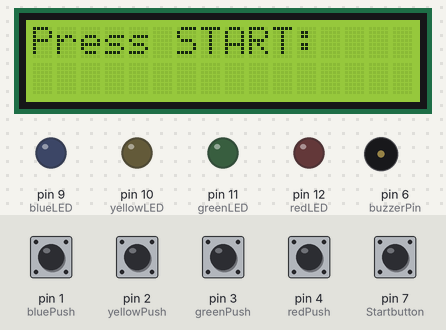
Bench run of a sketch on a simulated Arduino Uno, built with avr-gcc and run on an emulated ATmega328P. On the bench: 16×2 character LCD, output pins drawn as LEDs (lit = HIGH), buzzer (waves = sounding). Inputs (shaded band) come from the test bench; at power-on: pin 1 (bluePush), pin 2 (yellowPush), pin 3 (greenPush), pin 4 (redPush), pin 7 (Startbutton) HIGH. Random numbers use the default seed unless the sketch sets one.

Above: at 3.2 s.
3.3 s: pin 7 (Startbutton) pulled LOW for 0.15 s
At 6.2 s:
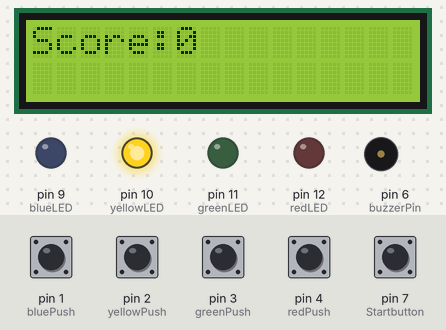
6.4 s: pin 2 (yellowPush) pulled LOW for 0.15 s
At 7.9 s:
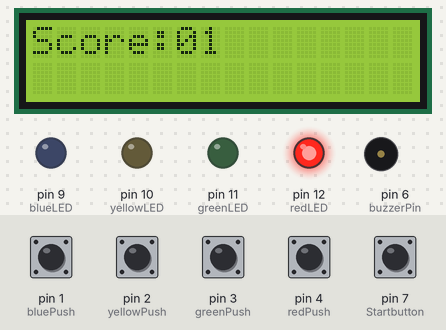
8.1 s: pin 4 (redPush) pulled LOW for 0.15 s
At 9.5 s:
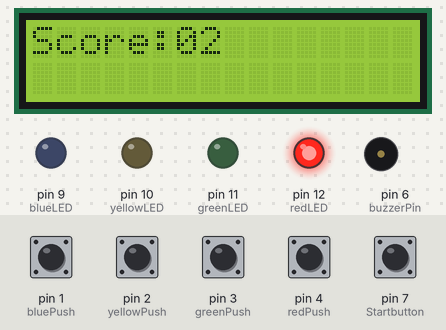
9.8 s: pin 1 (bluePush) pulled LOW for 1 s
At 12.1 s:
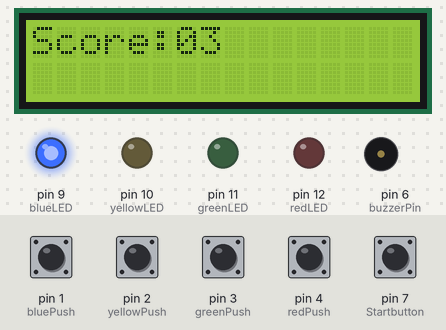
12.4 s: pin 2 (yellowPush) pulled LOW for 1 s
At 15.6 s:
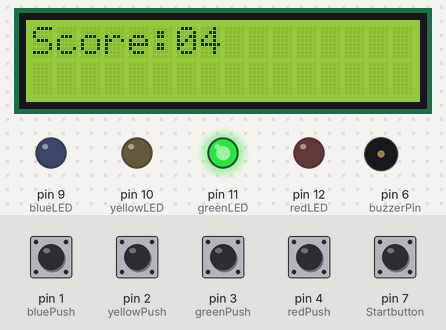
15.9 s: pin 3 (greenPush) pulled LOW for 0.15 s
At 34.8 s:
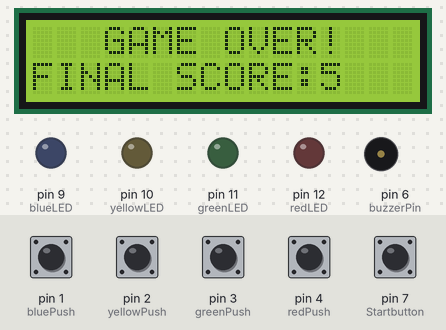
Timing chart, 0 to 36.3 s (numbered marks = the images above; inputs shaded):
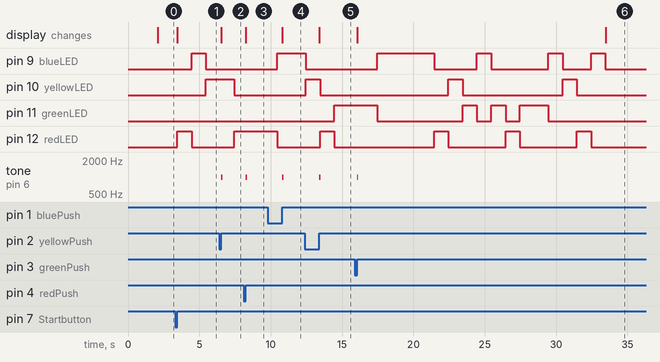

The sketch:

whack_a_mole.ino
```cpp
#include <LiquidCrystal_I2C.h>
int Startbutton=7;
int redPush=4;
int greenPush=3;
int yellowPush=2;
int bluePush=1;
int blueLED=9;       //4
int yellowLED=10;   //3
int greenLED=11;   //2
int redLED=12;   //1
int buzzerPin=6;
LiquidCrystal_I2C lcd(0x27,16,2);
int state=0;   //IDLE->0,Game Running->1, Game Over->2
unsigned long DURATION=30000, MOLE_dur=1000;
unsigned long StartTime;
int score=0;
unsigned long currentTime,prevTime;
bool prevStart=1,prevRed=1,prevGreen=1,prevYellow=1,prevBlue=1;
bool currStart,currRed,currGreen,currYellow,currBlue;
int currentLED;
void setup() {
  pinMode(Startbutton, INPUT_PULLUP);
  pinMode(redPush, INPUT_PULLUP);
  pinMode(greenPush, INPUT_PULLUP);
  pinMode(yellowPush, INPUT_PULLUP);
  pinMode(bluePush, INPUT_PULLUP);
  pinMode(blueLED,OUTPUT);
  pinMode(yellowLED,OUTPUT);
  pinMode(greenLED,OUTPUT);
  pinMode(redLED,OUTPUT);
  pinMode(buzzerPin,OUTPUT);
  randomSeed(analogRead(A0));
 lcd.init();
 lcd.backlight();
 lcd.setCursor(2,0);
 lcd.print("Game Starts:");
 delay(2000);
 lcd.clear();
}

void loop() {
 if(state==0){
  currStart=digitalRead(Startbutton);
  if(prevStart==0 && currStart==1){
  StartTime=millis();
  prevTime=StartTime;
  lcd.clear();  //game starts
  lcd.print("Score:0");
  //choose a random LED and light it
 pickNewMole();
 state=1; //state goes to game running
 }
 else{
  lcd.setCursor(0,0);
  lcd.print("Press START: ");
  prevStart=currStart;
 }
 }


 if(state==1){
  currentTime=millis();
 if(currentTime-StartTime>=DURATION){
  //game over
  state=2;
 }
 if(currentTime-prevTime>=MOLE_dur){
  //turn current LED off
   turnOFF();
  //choose a random LED and light it
  pickNewMole();
  prevTime=currentTime;
 }
 //detect the button pressed
 currRed=digitalRead(redPush);
 currGreen=digitalRead(greenPush);
 currYellow=digitalRead(yellowPush);
 currBlue=digitalRead(bluePush);
 if(prevRed==0 && currRed==1){
  //red button pressed
  if(digitalRead(redLED)==1){
    score++;  //correct
    lcd.setCursor(7,0);
    lcd.print(score);
    //success buzzer tone
    tone(buzzerPin, 1000, 100);
  }
  else{
    //buzzer tone
    tone(buzzerPin, 200, 200);
  }
 }
 if(prevGreen==0 && currGreen==1){
  //green button pressed
  if(digitalRead(greenLED)==1){
    score++;  //correct
    lcd.setCursor(7,0);
    lcd.print(score);
    //success buzzer tone
    tone(buzzerPin, 1000, 100);
  }
  else{
    //buzzer tone
    tone(buzzerPin, 200, 200);
  }
 }
 if(prevYellow==0 && currYellow==1){
  //yellow button pressed
  if(digitalRead(yellowLED)==1){
    score++;  //correct
    lcd.setCursor(7,0);
    lcd.print(score);
    //success buzzer tone
    tone(buzzerPin, 1000, 100);
  }
  else{
    //buzzer tone
    tone(buzzerPin, 200, 200);
  }
 }
 if(prevBlue==0 && currBlue==1){
  //blue button pressed
  if(digitalRead(blueLED)==1){
    score++;  //correct
    lcd.setCursor(7,0);
    lcd.print(score);
    //success buzzer tone
    tone(buzzerPin, 1000, 100);
  }
  else{
    //buzzer tone
    tone(buzzerPin, 200, 200);
  }
  }
 prevRed=currRed;
 prevGreen=currGreen;
 prevYellow=currYellow;
 prevBlue=currBlue;
 }


if(state==2){
  digitalWrite(redLED,LOW);
  digitalWrite(greenLED,LOW);
  digitalWrite(yellowLED,LOW);
  digitalWrite(blueLED,LOW);
  lcd.clear();
  lcd.setCursor(3,0);
  lcd.print("GAME OVER!");
  lcd.setCursor(0,1);
  lcd.print("FINAL SCORE:");
  lcd.print(score);
  delay(5000);
  score=0;
  state=0;
  prevStart=1;
  lcd.clear();
}
}
void pickNewMole(){
currentLED=random(0,4);
 if(currentLED==0){
  digitalWrite(redLED,HIGH);
 }
 if(currentLED==1){
  digitalWrite(greenLED,HIGH);
 }
 if(currentLED==2){
  digitalWrite(yellowLED,HIGH);
 }
 if(currentLED==3){
  digitalWrite(blueLED,HIGH);
 }
}
void turnOFF(){
if(currentLED==0){
  digitalWrite(redLED,LOW);
 }
 if(currentLED==1){
  digitalWrite(greenLED,LOW);
 }
 if(currentLED==2){
  digitalWrite(yellowLED,LOW);
 }
 if(currentLED==3){
  digitalWrite(blueLED,LOW);
 }
}
```

Measured:
- after the input at 3.3 s, pin 9 (blueLED): LOW → HIGH after 1.2 s, → LOW 1.0 s later; pin 10 (yellowLED): LOW → HIGH after 2.2 s; pin 12 (redLED): LOW → HIGH after 0.17 s, → LOW 0.99 s later; the display: changes after 0.17 s (image 1)
- after the input at 6.4 s, tone on pin 6 (buzzerPin): silent → 1000 Hz after 0.15 s, → silent 0.10 s later; the display: changes after 0.15 s (image 2)
- after the input at 8.1 s, tone on pin 6 (buzzerPin): silent → 1000 Hz after 0.15 s, → silent 0.10 s later; the display: changes after 0.15 s (image 3)
- after the input at 9.8 s, tone on pin 6 (buzzerPin): silent → 1000 Hz after 1.0 s, → silent 0.10 s later; the display: changes after 1.0 s (image 4)
- after the input at 12.4 s, tone on pin 6 (buzzerPin): silent → 1000 Hz after 1.0 s, → silent 0.10 s later; the display: changes after 1.0 s (image 5)
- after the input at 15.9 s, tone on pin 6 (buzzerPin): silent → 1000 Hz after 0.15 s, → silent 0.10 s later
- by itself, pin 11 (greenLED): repeats every 2.0 s: HIGH 1.0 s, LOW 1.0 s
